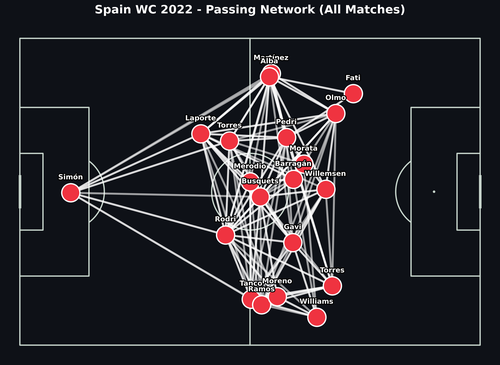
#> input picture outputs/figures/2022/viz03_pass_network_all.png, 500 x 365 px, shrunk from 2164 x 1580 before the run
$ python build_nb10.py
#> lines starting #> are read from the running program, lines starting #| are printed output that depends on the picture
import matplotlib.pyplot as plt
import matplotlib.image as mpimg
import os

# Create outputs dir
os.makedirs('../outputs/figures/2024', exist_ok=True)

def load_img(path):
    try:
        return mpimg.imread(path)
#> returned value is the input picture: shape (365, 500, 4) float32; mean R, G, B, A 0.151, 0.146, 0.167, 1
    except Exception as e:
        print(f"Error loading {path}: {e}")
        return None

# ==========================================
# Composite 1: Threat Distribution (Network vs Goals)
# ==========================================
print("Generating Composite 2: Threat Distribution...")
fig, axs = plt.subplots(2, 2, figsize=(20, 16))
fig.patch.set_facecolor('#0e1117')

img_net_22 = load_img('../outputs/figures/2022/viz03_pass_network_all.png')
img_net_24 = load_img('../outputs/figures/2024/viz51_pass_network_2024.png')
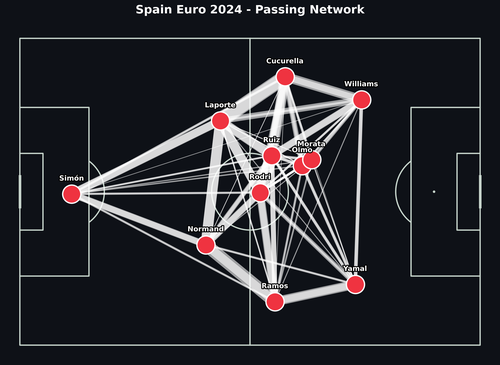
#> input picture outputs/figures/2024/viz51_pass_network_2024.png, 500 x 365 px, shrunk from 2164 x 1580 before the run
#> in load_img, returned value is the input picture: shape (365, 500, 4) float32; mean R, G, B, A 0.159, 0.161, 0.181, 1
img_goals = load_img('../outputs/figures/2024/viz75_goal_concentration.png')
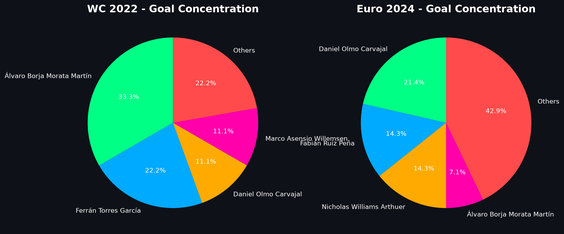
#> input picture outputs/figures/2024/viz75_goal_concentration.png, 564 x 234 px, shrunk from 2444 x 1014 before the run
#> in load_img, returned value is the input picture: shape (234, 564, 4) float32; mean R, G, B, A 0.238, 0.256, 0.239, 1

if img_net_22 is not None:
    axs[0, 0].imshow(img_net_22)
if img_net_24 is not None:
    axs[0, 1].imshow(img_net_24)
if img_goals is not None:
    # img_goals is already a 1x2 side-by-side.
    axs[1, 0].imshow(img_goals)
    # Hide the second axis on the bottom row since the goal image spans both conceptually,
    # or just plot it spanning both columns
    pass

for ax in axs.flatten():
    ax.axis('off')

# Make the bottom row a single subplot for the wide goal image
axs[1, 0].remove()
axs[1, 1].remove()
ax_bottom = fig.add_subplot(2, 1, 2)
if img_goals is not None:
    ax_bottom.imshow(img_goals)
ax_bottom.axis('off')
ax_bottom.set_title("Goal Threat Concentration Comparison", color='white', fontsize=20, pad=10, fontweight='bold')

plt.tight_layout()
plt.savefig('../outputs/figures/2024/viz80_threat_distribution.png', dpi=200, bbox_inches='tight', facecolor='#0e1117')
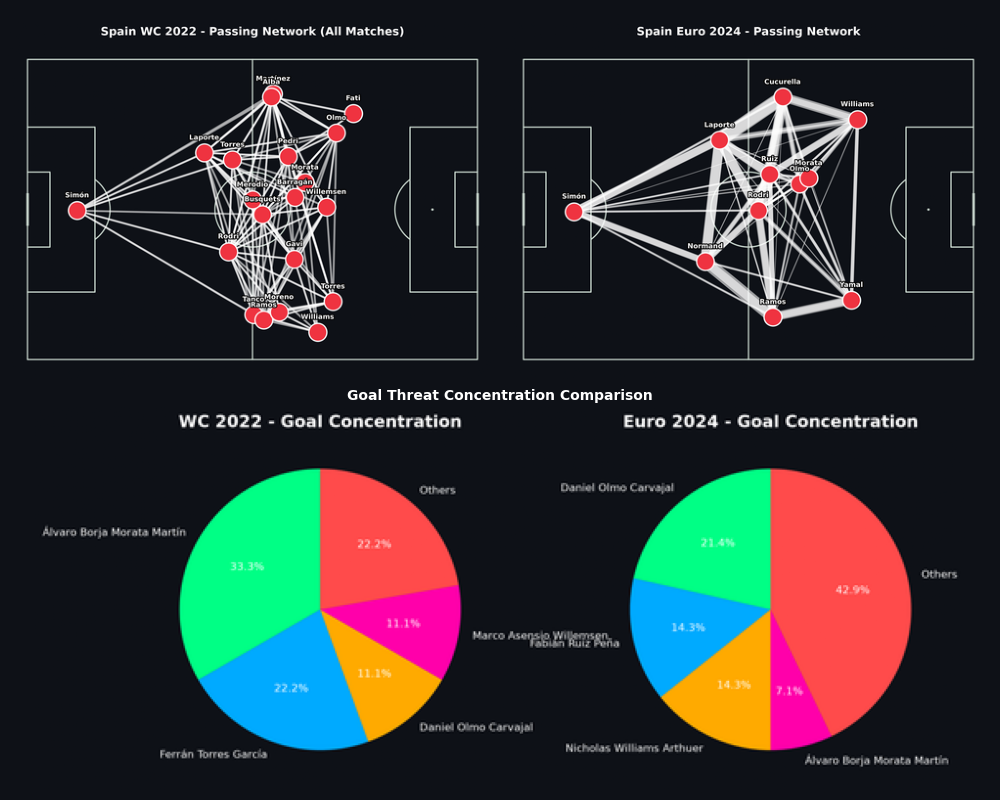
#> figure drawn by matplotlib, 3 panels
plt.close()

# ==========================================
# Composite 2: Hero Causal Chart
# ==========================================
print("Generating Composite 1: Hero Visualization...")

fig = plt.figure(figsize=(20, 24))
fig.patch.set_facecolor('#0e1117')

img_ter = load_img('../outputs/figures/2024/viz50_territory_comparison.png')
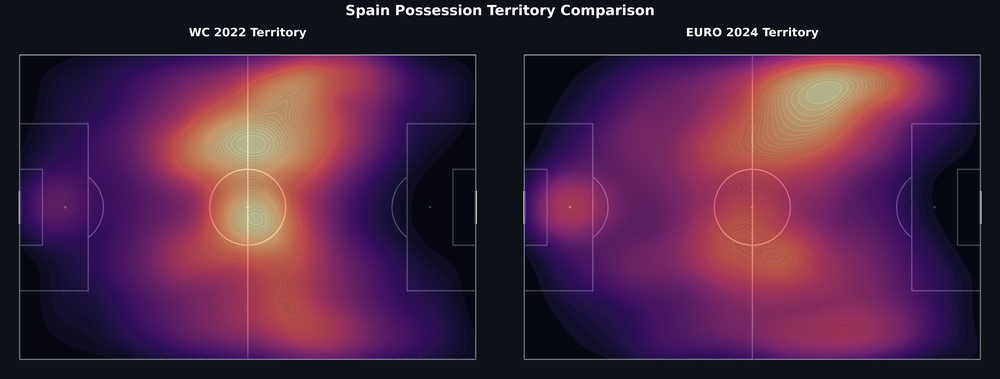
#> input picture outputs/figures/2024/viz50_territory_comparison.png, 1000 x 379 px, shrunk from 4330 x 1641 before the run
#> in load_img, returned value is the input picture: shape (379, 1000, 4) float32; mean R, G, B, A 0.305, 0.148, 0.269, 1
img_pen = load_img('../outputs/figures/2024/viz66_penetration_comparison.png')
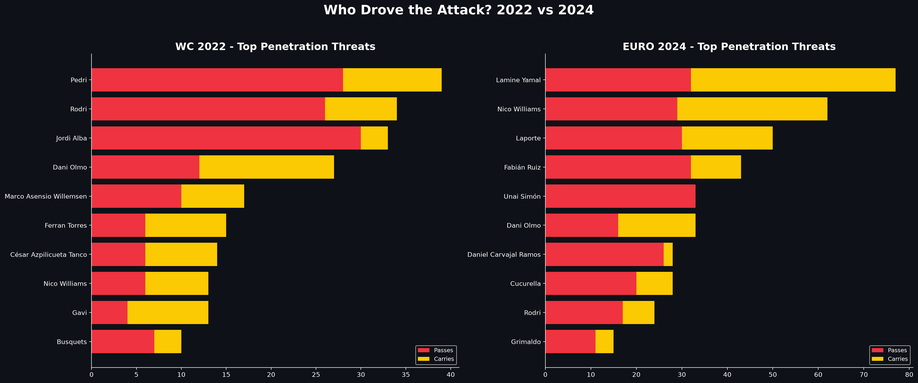
#> input picture outputs/figures/2024/viz66_penetration_comparison.png, 918 x 383 px, shrunk from 3974 x 1657 before the run
#> in load_img, returned value is the input picture: shape (383, 918, 4) float32; mean R, G, B, A 0.288, 0.165, 0.119, 1
img_shift = load_img('../outputs/figures/2024/viz41_metric_shifts.png') # Or master comparison
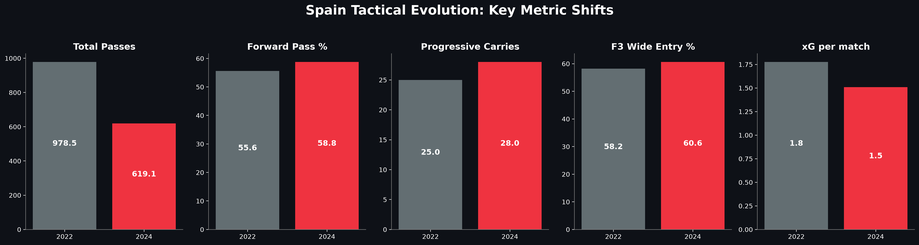
#> input picture outputs/figures/2024/viz41_metric_shifts.png, 919 x 245 px, shrunk from 3979 x 1060 before the run
#> in load_img, returned value is the input picture: shape (245, 919, 4) float32; mean R, G, B, A 0.332, 0.192, 0.22, 1

# 3 rows, 1 col
ax1 = fig.add_subplot(3, 1, 1)
if img_ter is not None: ax1.imshow(img_ter)
ax1.axis('off')
ax1.set_title("1. Territory Shift (Less Sterile Possession, More Danger)", color='white', fontsize=24, fontweight='bold', pad=15)

ax2 = fig.add_subplot(3, 1, 2)
if img_pen is not None: ax2.imshow(img_pen)
ax2.axis('off')
ax2.set_title("2. Penetration Shift (Wider, Faster, More Direct)", color='white', fontsize=24, fontweight='bold', pad=15)

ax3 = fig.add_subplot(3, 1, 3)
if img_shift is not None: ax3.imshow(img_shift)
ax3.axis('off')
ax3.set_title("3. The Statistical Confirmation", color='white', fontsize=24, fontweight='bold', pad=15)

plt.tight_layout(pad=3.0)
plt.savefig('../outputs/figures/2024/viz81_hero_composite.png', dpi=200, bbox_inches='tight', facecolor='#0e1117')
plt.close()

print("Build complete.")
